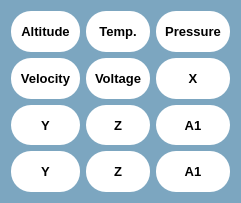
                        <widget class="QFrame" name="frame_72">
                         <property name="minimumSize">
                          <size>
                           <width>0</width>
                           <height>203</height>
                          </size>
                         </property>
                         <property name="styleSheet">
                          <string notr="true">background-color:rgb(124, 166, 192);
border-radius:20px;
</string>
                         </property>
                         <property name="frameShape">
                          <enum>QFrame::StyledPanel</enum>
                         </property>
                         <property name="frameShadow">
                          <enum>QFrame::Raised</enum>
                         </property>
                         <layout class="QHBoxLayout" name="horizontalLayout_35">
                          <item>
                           <widget class="QFrame" name="frame_73">
                            <property name="frameShape">
                             <enum>QFrame::StyledPanel</enum>
                            </property>
                            <property name="frameShadow">
                             <enum>QFrame::Raised</enum>
                            </property>
                            <layout class="QVBoxLayout" name="verticalLayout_39">
                             <property name="leftMargin">
                              <number>0</number>
                             </property>
                             <property name="topMargin">
                              <number>0</number>
                             </property>
                             <property name="rightMargin">
                              <number>0</number>
                             </property>
                             <property name="bottomMargin">
                              <number>0</number>
                             </property>
                             <item>
                              <widget class="QFrame" name="frame_84">
                               <property name="styleSheet">
                                <string notr="true">
background-color:white;</string>
                               </property>
                               <property name="frameShape">
                                <enum>QFrame::StyledPanel</enum>
                               </property>
                               <property name="frameShadow">
                                <enum>QFrame::Raised</enum>
                               </property>
                               <layout class="QGridLayout" name="gridLayout_38">
                                <item row="0" column="0">
                                 <widget class="QLabel" name="label_43">
                                  <property name="font">
                                   <font>
                                    <pointsize>10</pointsize>
                                    <weight>75</weight>
                                    <bold>true</bold>
                                   </font>
                                  </property>
                                  <property name="text">
                                   <string>Altitude</string>
                                  </property>
                                  <property name="alignment">
                                   <set>Qt::AlignCenter</set>
                                  </property>
                                 </widget>
                                </item>
                               </layout>
                              </widget>
                             </item>
                             <item>
                              <widget class="QFrame" name="velocity_2">
                               <property name="styleSheet">
                                <string notr="true">

background-color:white;</string>
                               </property>
                               <property name="frameShape">
                                <enum>QFrame::StyledPanel</enum>
                               </property>
                               <property name="frameShadow">
                                <enum>QFrame::Raised</enum>
                               </property>
                               <layout class="QGridLayout" name="gridLayout_39">
                                <item row="0" column="0">
                                 <widget class="QLabel" name="label_44">
                                  <property name="font">
                                   <font>
                                    <pointsize>10</pointsize>
                                    <weight>75</weight>
                                    <bold>true</bold>
                                   </font>
                                  </property>
                                  <property name="text">
                                   <string>Velocity</string>
                                  </property>
                                  <property name="alignment">
                                   <set>Qt::AlignCenter</set>
                                  </property>
                                 </widget>
                                </item>
                               </layout>
                              </widget>
                             </item>
                             <item>
                              <widget class="QFrame" name="frame_86">
                               <property name="styleSheet">
                                <string notr="true">background-color:white;</string>
                               </property>
                               <property name="frameShape">
                                <enum>QFrame::StyledPanel</enum>
                               </property>
                               <property name="frameShadow">
                                <enum>QFrame::Raised</enum>
                               </property>
                               <layout class="QGridLayout" name="gridLayout_40">
                                <item row="0" column="0">
                                 <widget class="QLabel" name="label_45">
                                  <property name="font">
                                   <font>
                                    <pointsize>10</pointsize>
                                    <weight>75</weight>
                                    <bold>true</bold>
                                   </font>
                                  </property>
                                  <property name="text">
                                   <string>Y</string>
                                  </property>
                                  <property name="alignment">
                                   <set>Qt::AlignCenter</set>
                                  </property>
                                 </widget>
                                </item>
                               </layout>
                              </widget>
                             </item>
                             <item>
                              <widget class="QFrame" name="frame_87">
                               <property name="styleSheet">
                                <string notr="true">background-color:white;</string>
                               </property>
                               <property name="frameShape">
                                <enum>QFrame::StyledPanel</enum>
                               </property>
                               <property name="frameShadow">
                                <enum>QFrame::Raised</enum>
                               </property>
                               <layout class="QGridLayout" name="gridLayout_41">
                                <item row="0" column="0">
                                 <widget class="QLabel" name="label_46">
                                  <property name="font">
                                   <font>
                                    <pointsize>10</pointsize>
                                    <weight>75</weight>
                                    <bold>true</bold>
                                   </font>
                                  </property>
                                  <property name="text">
                                   <string>Y</string>
                                  </property>
                                  <property name="alignment">
                                   <set>Qt::AlignCenter</set>
                                  </property>
                                 </widget>
                                </item>
                               </layout>
                              </widget>
                             </item>
                            </layout>
                           </widget>
                          </item>
                          <item>
                           <widget class="QFrame" name="frame_150">
                            <property name="frameShape">
                             <enum>QFrame::StyledPanel</enum>
                            </property>
                            <property name="frameShadow">
                             <enum>QFrame::Raised</enum>
                            </property>
                            <layout class="QVBoxLayout" name="verticalLayout_48">
                             <property name="leftMargin">
                              <number>0</number>
                             </property>
                             <property name="topMargin">
                              <number>0</number>
                             </property>
                             <property name="rightMargin">
                              <number>0</number>
                             </property>
                             <property name="bottomMargin">
                              <number>0</number>
                             </property>
                             <item>
                              <widget class="QFrame" name="temp_2">
                               <property name="styleSheet">
                                <string notr="true">background-color:white;</string>
                               </property>
                               <property name="frameShape">
                                <enum>QFrame::StyledPanel</enum>
                               </property>
                               <property name="frameShadow">
                                <enum>QFrame::Raised</enum>
                               </property>
                               <layout class="QGridLayout" name="gridLayout_42">
                                <item row="0" column="0">
                                 <widget class="QLabel" name="label_47">
                                  <property name="font">
                                   <font>
                                    <pointsize>10</pointsize>
                                    <weight>75</weight>
                                    <bold>true</bold>
                                   </font>
                                  </property>
                                  <property name="text">
                                   <string>Temp.</string>
                                  </property>
                                  <property name="alignment">
                                   <set>Qt::AlignCenter</set>
                                  </property>
                                 </widget>
                                </item>
                               </layout>
                              </widget>
                             </item>
                             <item>
                              <widget class="QFrame" name="voltage_2">
                               <property name="styleSheet">
                                <string notr="true">background-color:white;</string>
                               </property>
                               <property name="frameShape">
                                <enum>QFrame::StyledPanel</enum>
                               </property>
                               <property name="frameShadow">
                                <enum>QFrame::Raised</enum>
                               </property>
                               <layout class="QGridLayout" name="gridLayout_43">
                                <item row="0" column="0">
                                 <widget class="QLabel" name="label_48">
                                  <property name="font">
                                   <font>
                                    <pointsize>10</pointsize>
                                    <weight>75</weight>
                                    <bold>true</bold>
                                   </font>
                                  </property>
                                  <property name="text">
                                   <string>Voltage</string>
                                  </property>
                                  <property name="alignment">
                                   <set>Qt::AlignCenter</set>
                                  </property>
                                 </widget>
                                </item>
                               </layout>
                              </widget>
                             </item>
                             <item>
                              <widget class="QFrame" name="frame_153">
                               <property name="styleSheet">
                                <string notr="true">background-color:white;</string>
                               </property>
                               <property name="frameShape">
                                <enum>QFrame::StyledPanel</enum>
                               </property>
                               <property name="frameShadow">
                                <enum>QFrame::Raised</enum>
                               </property>
                               <layout class="QGridLayout" name="gridLayout_44">
                                <item row="0" column="0">
                                 <widget class="QLabel" name="label_49">
                                  <property name="font">
                                   <font>
                                    <pointsize>10</pointsize>
                                    <weight>75</weight>
                                    <bold>true</bold>
                                   </font>
                                  </property>
                                  <property name="text">
                                   <string>Z</string>
                                  </property>
                                  <property name="alignment">
                                   <set>Qt::AlignCenter</set>
                                  </property>
                                 </widget>
                                </item>
                               </layout>
                              </widget>
                             </item>
                             <item>
                              <widget class="QFrame" name="frame_154">
                               <property name="styleSheet">
                                <string notr="true">background-color:white;</string>
                               </property>
                               <property name="frameShape">
                                <enum>QFrame::StyledPanel</enum>
                               </property>
                               <property name="frameShadow">
                                <enum>QFrame::Raised</enum>
                               </property>
                               <layout class="QGridLayout" name="gridLayout_45">
                                <item row="0" column="0">
                                 <widget class="QLabel" name="label_50">
                                  <property name="font">
                                   <font>
                                    <pointsize>10</pointsize>
                                    <weight>75</weight>
                                    <bold>true</bold>
                                   </font>
                                  </property>
                                  <property name="text">
                                   <string>Z</string>
                                  </property>
                                  <property name="alignment">
                                   <set>Qt::AlignCenter</set>
                                  </property>
                                 </widget>
                                </item>
                               </layout>
                              </widget>
                             </item>
                            </layout>
                           </widget>
                          </item>
                          <item>
                           <widget class="QFrame" name="frame_155">
                            <property name="frameShape">
                             <enum>QFrame::StyledPanel</enum>
                            </property>
                            <property name="frameShadow">
                             <enum>QFrame::Raised</enum>
                            </property>
                            <layout class="QVBoxLayout" name="verticalLayout_49">
                             <property name="leftMargin">
                              <number>0</number>
                             </property>
                             <property name="topMargin">
                              <number>0</number>
                             </property>
                             <property name="rightMargin">
                              <number>0</number>
                             </property>
                             <property name="bottomMargin">
                              <number>0</number>
                             </property>
                             <item>
                              <widget class="QFrame" name="pressure_3">
                               <property name="styleSheet">
                                <string notr="true">
background-color:white;</string>
                               </property>
                               <property name="frameShape">
                                <enum>QFrame::StyledPanel</enum>
                               </property>
                               <property name="frameShadow">
                                <enum>QFrame::Raised</enum>
                               </property>
                               <layout class="QGridLayout" name="gridLayout_46">
                                <item row="0" column="0">
                                 <widget class="QLabel" name="label_51">
                                  <property name="font">
                                   <font>
                                    <pointsize>10</pointsize>
                                    <weight>75</weight>
                                    <bold>true</bold>
                                   </font>
                                  </property>
                                  <property name="text">
                                   <string>Pressure</string>
                                  </property>
                                  <property name="alignment">
                                   <set>Qt::AlignCenter</set>
                                  </property>
                                 </widget>
                                </item>
                               </layout>
                              </widget>
                             </item>
                             <item>
                              <widget class="QFrame" name="xvalue">
                               <property name="styleSheet">
                                <string notr="true">

background-color:white;</string>
                               </property>
                               <property name="frameShape">
                                <enum>QFrame::StyledPanel</enum>
                               </property>
                               <property name="frameShadow">
                                <enum>QFrame::Raised</enum>
                               </property>
                               <layout class="QGridLayout" name="gridLayout_47">
                                <item row="0" column="0">
                                 <widget class="QLabel" name="label_52">
                                  <property name="font">
                                   <font>
                                    <pointsize>10</pointsize>
                                    <weight>75</weight>
                                    <bold>true</bold>
                                   </font>
                                  </property>
                                  <property name="text">
                                   <string>X</string>
                                  </property>
                                  <property name="alignment">
                                   <set>Qt::AlignCenter</set>
                                  </property>
                                 </widget>
                                </item>
                               </layout>
                              </widget>
                             </item>
                             <item>
                              <widget class="QFrame" name="a1_3">
                               <property name="styleSheet">
                                <string notr="true">background-color:white;</string>
                               </property>
                               <property name="frameShape">
                                <enum>QFrame::StyledPanel</enum>
                               </property>
                               <property name="frameShadow">
                                <enum>QFrame::Raised</enum>
                               </property>
                               <layout class="QGridLayout" name="gridLayout_48">
                                <item row="0" column="0">
                                 <widget class="QLabel" name="label_53">
                                  <property name="font">
                                   <font>
                                    <pointsize>10</pointsize>
                                    <weight>75</weight>
                                    <bold>true</bold>
                                   </font>
                                  </property>
                                  <property name="text">
                                   <string>A1</string>
                                  </property>
                                  <property name="alignment">
                                   <set>Qt::AlignCenter</set>
                                  </property>
                                 </widget>
                                </item>
                               </layout>
                              </widget>
                             </item>
                             <item>
                              <widget class="QFrame" name="a1_4">
                               <property name="styleSheet">
                                <string notr="true">background-color:white;</string>
                               </property>
                               <property name="frameShape">
                                <enum>QFrame::StyledPanel</enum>
                               </property>
                               <property name="frameShadow">
                                <enum>QFrame::Raised</enum>
                               </property>
                               <layout class="QGridLayout" name="gridLayout_49">
                                <item row="0" column="0">
                                 <widget class="QLabel" name="label_54">
                                  <property name="font">
                                   <font>
                                    <pointsize>10</pointsize>
                                    <weight>75</weight>
                                    <bold>true</bold>
                                   </font>
                                  </property>
                                  <property name="text">
                                   <string>A1</string>
                                  </property>
                                  <property name="alignment">
                                   <set>Qt::AlignCenter</set>
                                  </property>
                                 </widget>
                                </item>
                               </layout>
                              </widget>
                             </item>
                            </layout>
                           </widget>
                          </item>
                         </layout>
                        </widget>
